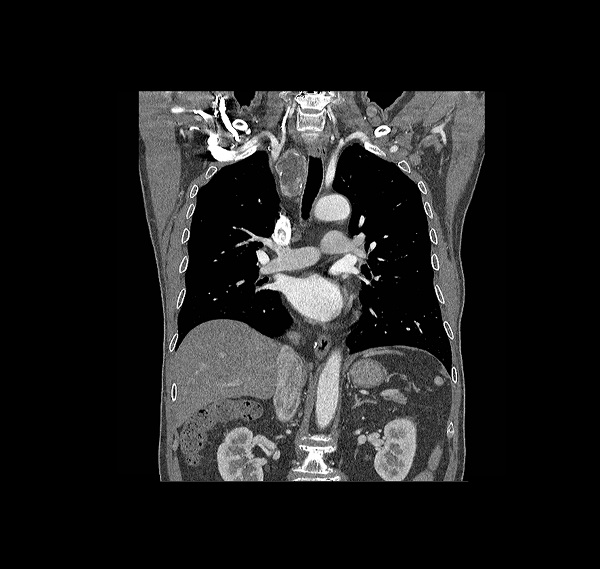
#> input picture Day3/Code/lungs.jpg, 600 x 569 px
$ python Assignment_Day3_Part_2.py
#> lines starting #> are read from the running program, lines starting #| are printed output that depends on the picture
#!/usr/bin/env python
# coding: utf-8


"""
VII. Start a new script

VIII. Write some useful information like a title and your names in some comments at the top of
the code.
"""

### Image processing in Python: assignment ###

          ## By Igor and Manuel ##

                 # Part 2 #
"""
IX. Import the modules that you will need. You’ll need matplotlib.pyplot and numpy,
but also imread from skimage.io, and interpolation and rotate from
scipy.ndimage

"""
# Let’s import needed with the next lines of code.
import numpy as np
import matplotlib.pyplot as plt
from skimage import io
from skimage.io import imread
from scipy.ndimage import interpolation, rotate
import inspect
import os
import matplotlib.patches as patches
# path of the executing script
actual_path = os.path.dirname(os.path.abspath(inspect.stack()[0][1]))

"""
X. Load the images “lings.jpg” and “lungs2.jpg”
"""

#name of image
img_name1 = '/lungs.jpg'
img_name2 = '/lungs2.jpg'
img_name3 = '/lungs3.jpg'
#path to the image
img_path1 = actual_path + img_name1
img_path2 = actual_path + img_name2
img_path3 = actual_path + img_name3
#import images using imread as a grey scale of values between 0 and 1
lungs1 = io.imread(img_path1, as_gray=True)
#> lungs1 is the input picture: shape (569, 600) float64; min 0, max 1, mean 0.122
lungs2 = io.imread(img_path2, as_gray=True)
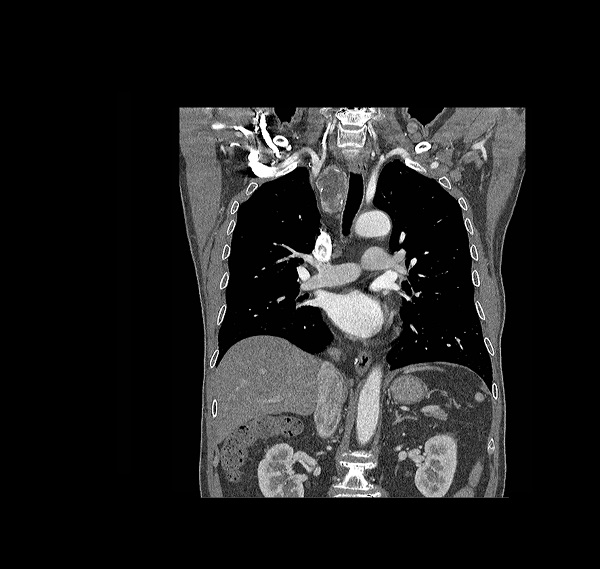
#> input picture Day3/Code/lungs2.jpg, 600 x 569 px
#> lungs2 is the input picture: shape (569, 600) float64; min 0, max 1, mean 0.122
lungs3 = io.imread(img_path3, as_gray=True)
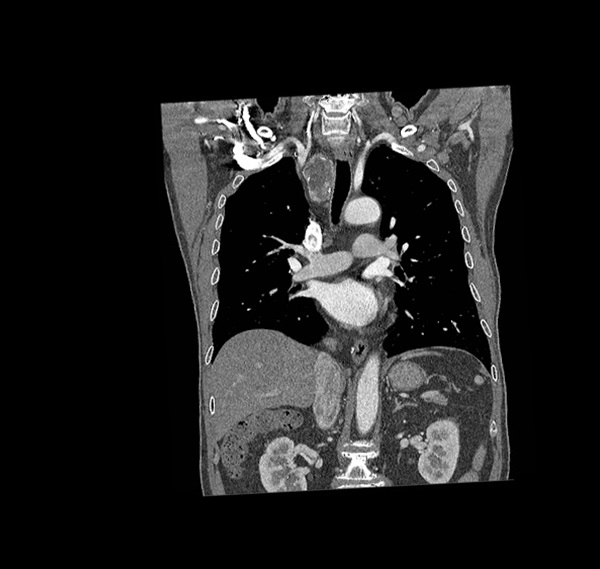
#> input picture Day3/Code/lungs3.jpg, 600 x 569 px
#> lungs3 is the input picture: shape (569, 600) float64; min 0, max 1, mean 0.125

"""
XI. Display the images
"""

fig = plt.figure()

# SOME EXPLANATION HERE IS NEEDED

ax = fig.add_subplot(121)
ax2 = fig.add_subplot(122)

ax.imshow(lungs1)
ax2.imshow(lungs2)

plt.show()
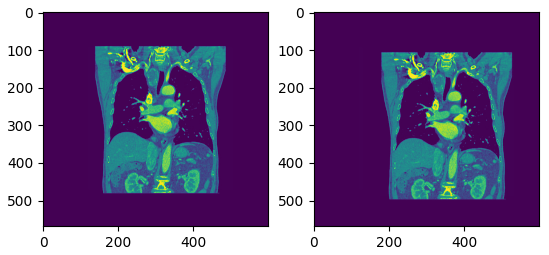
#> figure drawn by matplotlib, 2 panels

"""
XII. Make a plot where you can see both images on the same axes using transparency.
"""
# To do this, we just need to add lungs2 over lungs1. With alpha, we blend the value, between 0 as transparent and 1 as opaque.

plt.imshow(lungs1)
plt.imshow(lungs2, alpha=0.25) # Alhpa dneotes level of tranparancy
plt.show()
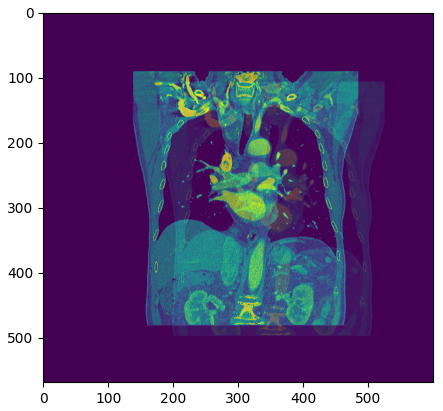
#> figure drawn by matplotlib, 1 panel


#function that shits images. Input is a list of two values that shift the second image
def shiftImage(shifts):
    #shits is an input, which is a list of two values example [value1, value2] that shifts the second image.
    # Value1 moves image up or down, value 2 moves image left or right.
    global lungs1, lungs2
    shifted_image = interpolation.shift(lungs2, (shifts[0], shifts[1]), mode="nearest")
    plt.imshow(lungs1, cmap="Greys_r")
    plt.imshow(shifted_image, alpha=0.15, cmap="Greys_r")
    plt.show()


#Call the function to display shifted image
#the values that perfectly overlay the images are [-15, -40]
#shiftImage([-15,-40])
#shiftImage([10,20])

"""
XIV. Evaluate your function by calling it. What does shiftImage([10,20]) do?

this function shifts image 10 pixels to the bottom and 20 pixels to the right
"""

"""
XV. What are the shifts needed to align the images?
Ansewr: [-15, -40]

"""

"""
XVI. Modify your code to include rotations. Load “lungs3.jpg” and use that as your floating image instead. What are the shifts/rotations required to align the images now?
"""


fig = plt.figure()
# Lets try to rotate lungs 3 over lungs 1
# This needs the degrees ndimage.rotate() rotates in the plane defined by the two axes
lung3_rotate = rotate(lungs3, -3, reshape=True)
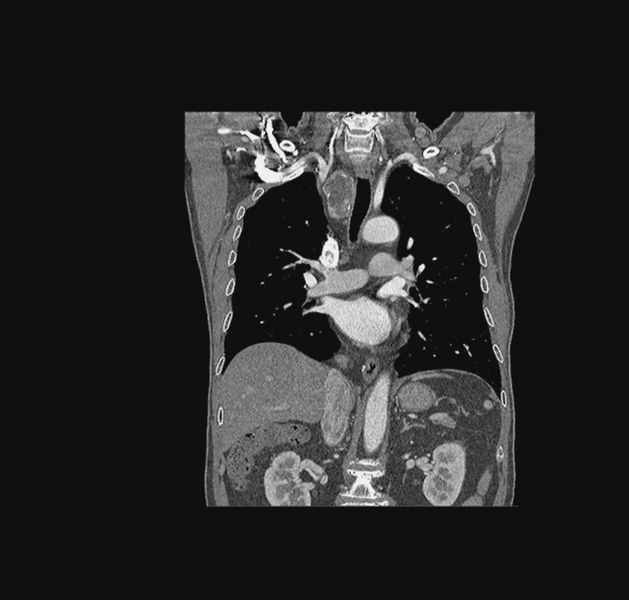
#> lung3_rotate: shape (600, 629) float64; min -0.0672, max 1.06, mean 0.113; drawn with min black and max white

# We have noticed that lungs3 needs to ve shift a bit to overlap with lungs1
# Let’s do it
lung3_rotated_shift = interpolation.shift(lung3_rotate, (-25, -45))
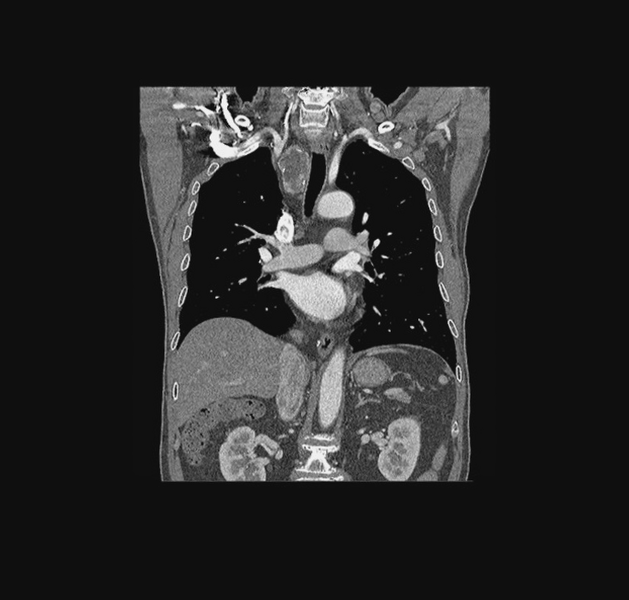
#> lung3_rotated_shift: shape (600, 629) float64; min -0.0672, max 1.06, mean 0.113; drawn with min black and max white

# Now we display both images as we did in exercises before.
plt.imshow(lungs1)
plt.imshow(lung3_rotated_shift, alpha=0.25)
plt.show()


"""
XVII  Event Handling
"""
def eventHandler(event):
    up = 0
    down = 0
    right = 0
    left = 0
    whichKey = event.key
    global lungs2
    if whichKey == "up":
        up = 1
        #shiftImage([up,0])
        lungs2 = interpolation.shift(lungs2, up, 0, mode="nearest")

    elif whichKey == "down":
        down = -1
        #shiftImage([down,0])
        lungs2 = interpolation.shift(lungs2, down, 0, mode="nearest")
    elif whichKey == "right":
        right = 1
        #shiftImage([0,right])
        lungs2 = interpolation.shift(lungs2, 0, right, mode="nearest")

    elif whichKey == "left":
        left = -1
        #shiftImage([0,left])
        lungs2 = interpolation.shift(lungs2, 0, left, mode="nearest")


"""WORKING PROGRESS

I get this error: elif output.shape != shape:  AttributeError: 'int' object has no attribute 'shape'
Not sure how to fix this.
But getting close

"""

img = np.zeros([1000,1000,3],dtype=np.uint8)
img.fill(255)
fig, ax = plt.subplots(1,1)
xlim = [-1000,1000]
ylim = [-1000,1000]
ax.set(xlim=xlim, ylim=ylim)
ax.set_autoscaley_on(False)


#plt.imshow(img, cmap="Greys_r")
plt.imshow(lungs1, cmap="Greys_r")

fig.canvas.mpl_connect('key_press_event', eventHandler) #For some reason not shiftng image
plt.imshow(lungs2, alpha=0.15, cmap="Greys_r")
plt.show()

"""
XVIII

Was not able to complete this due to lack of time and not getting the previouse function to work.

However should be easy to implement using the rotate function by adjusting the angle on a key event
"""
